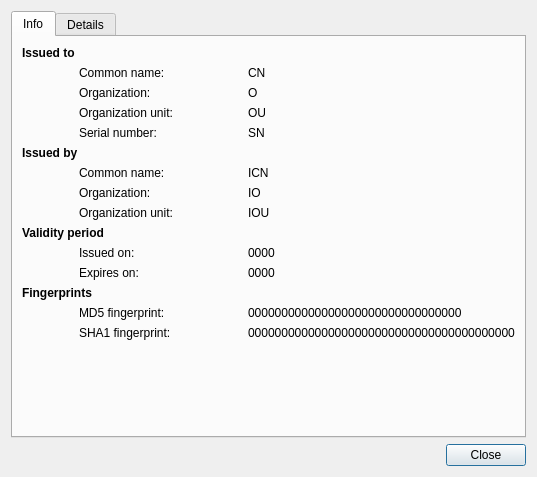
<?xml version="1.0" encoding="UTF-8"?>
<ui version="4.0">
 <class>CertificateView</class>
 <widget class="QDialog" name="CertificateView">
  <property name="geometry">
   <rect>
    <x>0</x>
    <y>0</y>
    <width>537</width>
    <height>477</height>
   </rect>
  </property>
  <property name="windowTitle">
   <string notr="true">SSL certificate</string>
  </property>
  <layout class="QVBoxLayout">
   <item>
    <widget class="QTabWidget">
     <property name="currentIndex">
      <number>0</number>
     </property>
     <widget class="QWidget" name="tab">
      <attribute name="title">
       <string>Info</string>
      </attribute>
      <layout class="QGridLayout" columnstretch="0,0,0,0,0,0,0">
       <item row="8" column="1" colspan="3">
        <widget class="QLabel">
         <property name="text">
          <string>Organization:</string>
         </property>
        </widget>
       </item>
       <item row="16" column="1" colspan="3">
        <widget class="QLabel">
         <property name="text">
          <string>SHA1 fingerprint:</string>
         </property>
        </widget>
       </item>
       <item row="9" column="4" colspan="3">
        <widget class="QLabel" name="iou_label">
         <property name="text">
          <string notr="true">IOU</string>
         </property>
         <property name="textFormat">
          <enum>Qt::PlainText</enum>
         </property>
        </widget>
       </item>
       <item row="5" column="0" colspan="7">
        <widget class="QLabel">
         <property name="font">
          <font>
           <weight>75</weight>
           <bold>true</bold>
          </font>
         </property>
         <property name="text">
          <string>Issued by</string>
         </property>
        </widget>
       </item>
       <item row="12" column="1" colspan="3">
        <widget class="QLabel">
         <property name="text">
          <string>Expires on:</string>
         </property>
        </widget>
       </item>
       <item row="1" column="0" rowspan="2">
        <spacer>
         <property name="orientation">
          <enum>Qt::Horizontal</enum>
         </property>
         <property name="sizeType">
          <enum>QSizePolicy::Minimum</enum>
         </property>
         <property name="sizeHint" stdset="0">
          <size>
           <width>10</width>
           <height>5</height>
          </size>
         </property>
        </spacer>
       </item>
       <item row="3" column="4" colspan="3">
        <widget class="QLabel" name="orgunit_label">
         <property name="text">
          <string notr="true">OU</string>
         </property>
         <property name="textFormat">
          <enum>Qt::PlainText</enum>
         </property>
        </widget>
       </item>
       <item row="2" column="4" colspan="3">
        <widget class="QLabel" name="org_label">
         <property name="text">
          <string notr="true">O</string>
         </property>
         <property name="textFormat">
          <enum>Qt::PlainText</enum>
         </property>
        </widget>
       </item>
       <item row="8" column="4" colspan="3">
        <widget class="QLabel" name="io_label">
         <property name="text">
          <string notr="true">IO</string>
         </property>
         <property name="textFormat">
          <enum>Qt::PlainText</enum>
         </property>
        </widget>
       </item>
       <item row="1" column="4" colspan="3">
        <widget class="QLabel" name="cn_label">
         <property name="text">
          <string notr="true">CN</string>
         </property>
         <property name="textFormat">
          <enum>Qt::PlainText</enum>
         </property>
        </widget>
       </item>
       <item row="15" column="1" colspan="3">
        <widget class="QLabel">
         <property name="text">
          <string>MD5 fingerprint:</string>
         </property>
        </widget>
       </item>
       <item row="2" column="1" colspan="3">
        <widget class="QLabel">
         <property name="text">
          <string>Organization:</string>
         </property>
        </widget>
       </item>
       <item row="9" column="1" colspan="3">
        <widget class="QLabel">
         <property name="text">
          <string>Organization unit:</string>
         </property>
        </widget>
       </item>
       <item row="11" column="1" colspan="3">
        <widget class="QLabel">
         <property name="text">
          <string>Issued on:</string>
         </property>
        </widget>
       </item>
       <item row="3" column="1" colspan="3">
        <widget class="QLabel">
         <property name="text">
          <string>Organization unit:</string>
         </property>
        </widget>
       </item>
       <item row="7" column="1" colspan="3">
        <widget class="QLabel">
         <property name="text">
          <string>Common name:</string>
         </property>
        </widget>
       </item>
       <item row="4" column="1" colspan="3">
        <widget class="QLabel">
         <property name="text">
          <string>Serial number:</string>
         </property>
        </widget>
       </item>
       <item row="15" column="4" colspan="3">
        <widget class="QLabel" name="md5_label">
         <property name="cursor">
          <cursorShape>IBeamCursor</cursorShape>
         </property>
         <property name="text">
          <string notr="true">00000000000000000000000000000000</string>
         </property>
         <property name="textInteractionFlags">
          <set>Qt::TextSelectableByKeyboard|Qt::TextSelectableByMouse</set>
         </property>
        </widget>
       </item>
       <item row="0" column="0" colspan="7">
        <widget class="QLabel">
         <property name="font">
          <font>
           <weight>75</weight>
           <bold>true</bold>
          </font>
         </property>
         <property name="text">
          <string>Issued to</string>
         </property>
        </widget>
       </item>
       <item row="7" column="4" colspan="3">
        <widget class="QLabel" name="icn_label">
         <property name="text">
          <string notr="true">ICN</string>
         </property>
         <property name="textFormat">
          <enum>Qt::PlainText</enum>
         </property>
        </widget>
       </item>
       <item row="1" column="1" colspan="3">
        <widget class="QLabel">
         <property name="text">
          <string>Common name:</string>
         </property>
        </widget>
       </item>
       <item row="16" column="4" colspan="3">
        <widget class="QLabel" name="sha1_label">
         <property name="cursor">
          <cursorShape>IBeamCursor</cursorShape>
         </property>
         <property name="text">
          <string notr="true">0000000000000000000000000000000000000000</string>
         </property>
         <property name="textInteractionFlags">
          <set>Qt::TextSelectableByKeyboard|Qt::TextSelectableByMouse</set>
         </property>
        </widget>
       </item>
       <item row="4" column="4" colspan="3">
        <widget class="QLabel" name="sn_label">
         <property name="text">
          <string notr="true">SN</string>
         </property>
         <property name="textFormat">
          <enum>Qt::PlainText</enum>
         </property>
        </widget>
       </item>
       <item row="10" column="0" colspan="7">
        <widget class="QLabel">
         <property name="font">
          <font>
           <weight>75</weight>
           <bold>true</bold>
          </font>
         </property>
         <property name="text">
          <string>Validity period</string>
         </property>
        </widget>
       </item>
       <item row="13" column="0" rowspan="2" colspan="7">
        <widget class="QLabel">
         <property name="font">
          <font>
           <weight>75</weight>
           <bold>true</bold>
          </font>
         </property>
         <property name="text">
          <string>Fingerprints</string>
         </property>
        </widget>
       </item>
       <item row="11" column="4" colspan="3">
        <widget class="QLabel" name="issuedon_label">
         <property name="text">
          <string notr="true">0000</string>
         </property>
         <property name="textFormat">
          <enum>Qt::PlainText</enum>
         </property>
        </widget>
       </item>
       <item row="12" column="4" colspan="3">
        <widget class="QLabel" name="expireson_label">
         <property name="text">
          <string notr="true">0000</string>
         </property>
         <property name="textFormat">
          <enum>Qt::PlainText</enum>
         </property>
        </widget>
       </item>
       <item row="17" column="1">
        <spacer>
         <property name="orientation">
          <enum>Qt::Vertical</enum>
         </property>
         <property name="sizeHint" stdset="0">
          <size>
           <width>10</width>
           <height>40</height>
          </size>
         </property>
        </spacer>
       </item>
      </layout>
     </widget>
     <widget class="QWidget">
      <attribute name="title">
       <string>Details</string>
      </attribute>
      <layout class="QVBoxLayout">
       <item>
        <widget class="QTextEdit" name="certificateText">
         <property name="readOnly">
          <bool>true</bool>
         </property>
        </widget>
       </item>
      </layout>
     </widget>
    </widget>
   </item>
   <item>
    <widget class="QDialogButtonBox" name="buttonBox">
     <property name="orientation">
      <enum>Qt::Horizontal</enum>
     </property>
     <property name="standardButtons">
      <set>QDialogButtonBox::Close</set>
     </property>
    </widget>
   </item>
  </layout>
 </widget>
 <resources/>
 <connections>
  <connection>
   <sender>buttonBox</sender>
   <signal>accepted()</signal>
   <receiver>CertificateView</receiver>
   <slot>accept()</slot>
   <hints>
    <hint type="sourcelabel">
     <x>248</x>
     <y>254</y>
    </hint>
    <hint type="destinationlabel">
     <x>157</x>
     <y>274</y>
    </hint>
   </hints>
  </connection>
  <connection>
   <sender>buttonBox</sender>
   <signal>rejected()</signal>
   <receiver>CertificateView</receiver>
   <slot>reject()</slot>
   <hints>
    <hint type="sourcelabel">
     <x>316</x>
     <y>260</y>
    </hint>
    <hint type="destinationlabel">
     <x>286</x>
     <y>274</y>
    </hint>
   </hints>
  </connection>
 </connections>
</ui>
